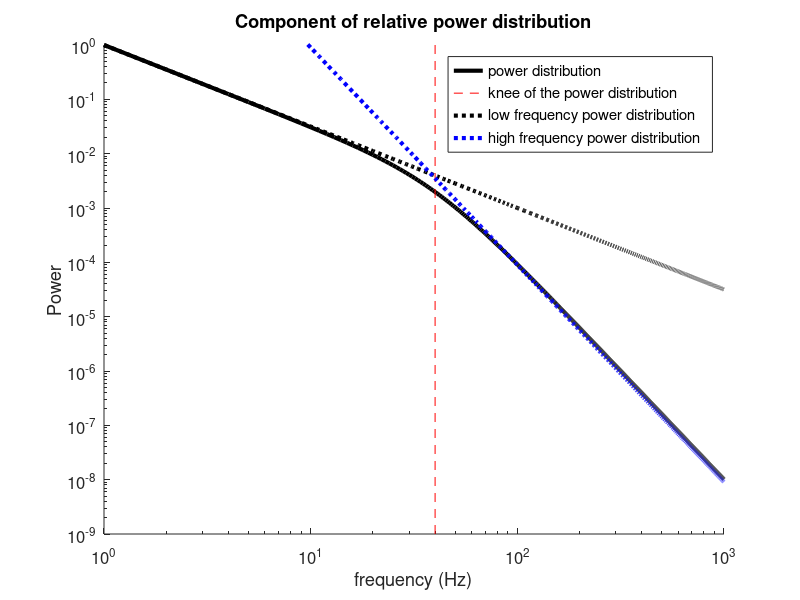
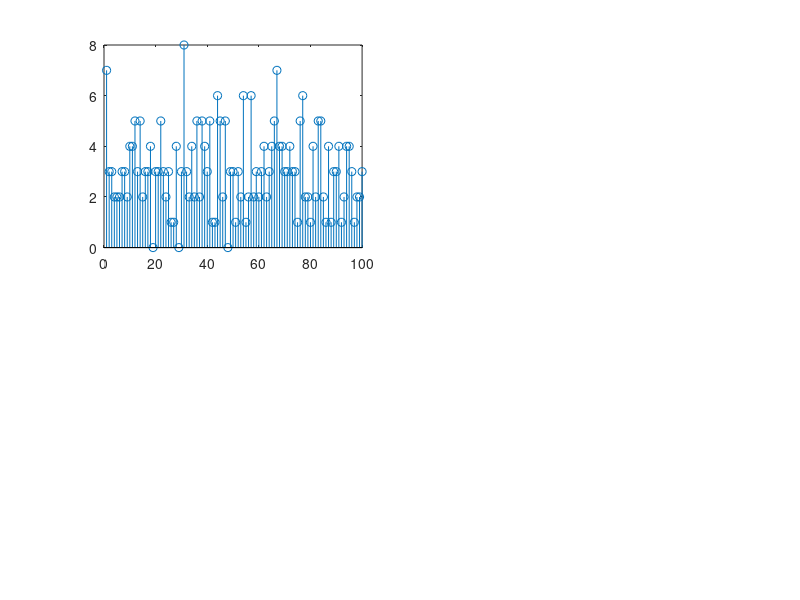

Reproduce these figures in MATLAB, in order.
% dn_simulate SpikeVersusCurrent version 3

%% make Miller et al. 2009 Equation 2

% the critical "knee" frequency?
f0 = 40;      % hz
f = 1 : 1000; % frequencies

% exponents 
xl = 1.5;    % exponent in the numerator
xh = 4 - xl; % exponent in the denominator

% constant
A = 1;

% relative power spectrum:
p_f_num = A .* f.^(-xl);
p_f_den = 1 + (f./f0).^xh;

p_f = p_f_num./p_f_den;

figure (1), clf
loglog(f, p_f, 'k-', 'linewidth', 3), hold on, 
loglog([f0, f0], [10^(-9), 1], 'r--')
loglog(f, f.^(-xl), 'k:', 'linewidth', 3);
loglog(f, 9000./(f.^4), 'b:', 'linewidth', 3);
xlabel('frequency (Hz)'), ylabel('Power'), box off, ylim([10^(-9), 1])
legend('power distribution', 'knee of the power distribution', ...
    'low frequency power distribution', 'high frequency power distribution'), 
title('Component of relative power distribution')
set(gca, 'fontsize', 12)

%% make Miller et ala. 2009 figure 5

% spike rates: 
spikeArrival = poissrnd(3, [10, 100]);

figure (2), clf
subplot(2, 2, 1)
stem(spikeArrival(1, :))